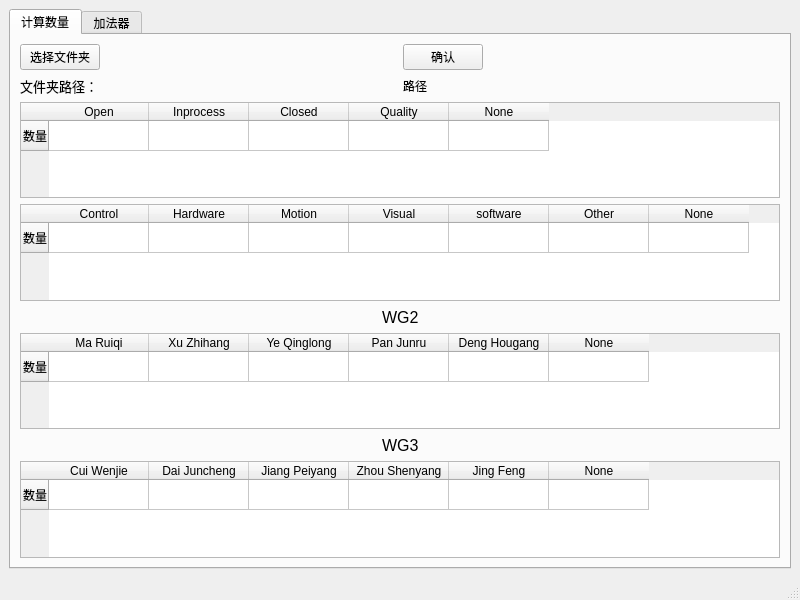
<?xml version="1.0" encoding="UTF-8"?>
<ui version="4.0">
 <class>MainWindow</class>
 <widget class="QMainWindow" name="MainWindow">
  <property name="geometry">
   <rect>
    <x>0</x>
    <y>0</y>
    <width>800</width>
    <height>600</height>
   </rect>
  </property>
  <property name="windowTitle">
   <string>MainWindow</string>
  </property>
  <widget class="QWidget" name="centralwidget">
   <layout class="QHBoxLayout" name="horizontalLayout_10">
    <item>
     <widget class="QTabWidget" name="tabWidget">
      <property name="currentIndex">
       <number>0</number>
      </property>
      <widget class="QWidget" name="tab">
       <attribute name="title">
        <string>计算数量</string>
       </attribute>
       <layout class="QVBoxLayout" name="verticalLayout">
        <item>
         <layout class="QHBoxLayout" name="horizontalLayout_6">
          <item>
           <widget class="QPushButton" name="chooseFloderButton">
            <property name="text">
             <string>选择文件夹</string>
            </property>
           </widget>
          </item>
          <item>
           <spacer name="horizontalSpacer_10">
            <property name="orientation">
             <enum>Qt::Horizontal</enum>
            </property>
            <property name="sizeHint" stdset="0">
             <size>
              <width>40</width>
              <height>20</height>
             </size>
            </property>
           </spacer>
          </item>
          <item>
           <widget class="QPushButton" name="decideCalcButton">
            <property name="text">
             <string>确认</string>
            </property>
           </widget>
          </item>
          <item>
           <spacer name="horizontalSpacer_11">
            <property name="orientation">
             <enum>Qt::Horizontal</enum>
            </property>
            <property name="sizeHint" stdset="0">
             <size>
              <width>40</width>
              <height>20</height>
             </size>
            </property>
           </spacer>
          </item>
         </layout>
        </item>
        <item>
         <layout class="QHBoxLayout" name="horizontalLayout_7">
          <item>
           <widget class="QLabel" name="label_6">
            <property name="font">
             <font>
              <pointsize>10</pointsize>
             </font>
            </property>
            <property name="text">
             <string>文件夹路径：</string>
            </property>
           </widget>
          </item>
          <item>
           <widget class="QLabel" name="directory">
            <property name="text">
             <string>路径</string>
            </property>
           </widget>
          </item>
         </layout>
        </item>
        <item>
         <widget class="QTableWidget" name="statusTable">
          <row>
           <property name="text">
            <string>数量</string>
           </property>
          </row>
          <column>
           <property name="text">
            <string>Open</string>
           </property>
          </column>
          <column>
           <property name="text">
            <string>Inprocess</string>
           </property>
          </column>
          <column>
           <property name="text">
            <string>Closed</string>
           </property>
          </column>
          <column>
           <property name="text">
            <string>Quality</string>
           </property>
          </column>
          <column>
           <property name="text">
            <string>None</string>
           </property>
          </column>
         </widget>
        </item>
        <item>
         <widget class="QTableWidget" name="productGroupTable">
          <row>
           <property name="text">
            <string>数量</string>
           </property>
          </row>
          <column>
           <property name="text">
            <string>Control</string>
           </property>
          </column>
          <column>
           <property name="text">
            <string>Hardware</string>
           </property>
          </column>
          <column>
           <property name="text">
            <string>Motion</string>
           </property>
          </column>
          <column>
           <property name="text">
            <string>Visual</string>
           </property>
          </column>
          <column>
           <property name="text">
            <string>software</string>
           </property>
          </column>
          <column>
           <property name="text">
            <string>Other</string>
           </property>
          </column>
          <column>
           <property name="text">
            <string>None</string>
           </property>
          </column>
         </widget>
        </item>
        <item>
         <layout class="QHBoxLayout" name="horizontalLayout_4">
          <item>
           <spacer name="horizontalSpacer_5">
            <property name="orientation">
             <enum>Qt::Horizontal</enum>
            </property>
            <property name="sizeHint" stdset="0">
             <size>
              <width>40</width>
              <height>20</height>
             </size>
            </property>
           </spacer>
          </item>
          <item>
           <widget class="QLabel" name="label_4">
            <property name="font">
             <font>
              <pointsize>12</pointsize>
             </font>
            </property>
            <property name="text">
             <string>WG2</string>
            </property>
           </widget>
          </item>
          <item>
           <spacer name="horizontalSpacer_6">
            <property name="orientation">
             <enum>Qt::Horizontal</enum>
            </property>
            <property name="sizeHint" stdset="0">
             <size>
              <width>40</width>
              <height>20</height>
             </size>
            </property>
           </spacer>
          </item>
         </layout>
        </item>
        <item>
         <widget class="QTableWidget" name="assigneeWG2Table">
          <row>
           <property name="text">
            <string>数量</string>
           </property>
          </row>
          <column>
           <property name="text">
            <string>Ma Ruiqi</string>
           </property>
          </column>
          <column>
           <property name="text">
            <string>Xu Zhihang</string>
           </property>
          </column>
          <column>
           <property name="text">
            <string>Ye Qinglong</string>
           </property>
          </column>
          <column>
           <property name="text">
            <string>Pan Junru</string>
           </property>
          </column>
          <column>
           <property name="text">
            <string>Deng Hougang</string>
           </property>
          </column>
          <column>
           <property name="text">
            <string>None</string>
           </property>
          </column>
         </widget>
        </item>
        <item>
         <layout class="QHBoxLayout" name="horizontalLayout_8">
          <item>
           <spacer name="horizontalSpacer_7">
            <property name="orientation">
             <enum>Qt::Horizontal</enum>
            </property>
            <property name="sizeHint" stdset="0">
             <size>
              <width>40</width>
              <height>20</height>
             </size>
            </property>
           </spacer>
          </item>
          <item>
           <widget class="QLabel" name="label_7">
            <property name="font">
             <font>
              <pointsize>12</pointsize>
             </font>
            </property>
            <property name="text">
             <string>WG3</string>
            </property>
           </widget>
          </item>
          <item>
           <spacer name="horizontalSpacer_8">
            <property name="orientation">
             <enum>Qt::Horizontal</enum>
            </property>
            <property name="sizeHint" stdset="0">
             <size>
              <width>40</width>
              <height>20</height>
             </size>
            </property>
           </spacer>
          </item>
         </layout>
        </item>
        <item>
         <widget class="QTableWidget" name="assigneeWG3Table">
          <row>
           <property name="text">
            <string>数量</string>
           </property>
          </row>
          <column>
           <property name="text">
            <string>Cui Wenjie</string>
           </property>
          </column>
          <column>
           <property name="text">
            <string>Dai Juncheng</string>
           </property>
          </column>
          <column>
           <property name="text">
            <string>Jiang Peiyang</string>
           </property>
          </column>
          <column>
           <property name="text">
            <string>Zhou Shenyang</string>
           </property>
          </column>
          <column>
           <property name="text">
            <string>Jing Feng</string>
           </property>
          </column>
          <column>
           <property name="text">
            <string>None</string>
           </property>
          </column>
         </widget>
        </item>
       </layout>
      </widget>
      <widget class="QWidget" name="tab_2">
       <attribute name="title">
        <string>加法器</string>
       </attribute>
       <layout class="QVBoxLayout" name="verticalLayout_2">
        <item>
         <spacer name="verticalSpacer">
          <property name="orientation">
           <enum>Qt::Vertical</enum>
          </property>
          <property name="sizeHint" stdset="0">
           <size>
            <width>20</width>
            <height>189</height>
           </size>
          </property>
         </spacer>
        </item>
        <item>
         <layout class="QHBoxLayout" name="horizontalLayout_5">
          <item>
           <spacer name="horizontalSpacer_3">
            <property name="orientation">
             <enum>Qt::Horizontal</enum>
            </property>
            <property name="sizeHint" stdset="0">
             <size>
              <width>40</width>
              <height>20</height>
             </size>
            </property>
           </spacer>
          </item>
          <item>
           <layout class="QHBoxLayout" name="horizontalLayout_2">
            <item>
             <widget class="QDoubleSpinBox" name="InputA"/>
            </item>
            <item>
             <widget class="QLabel" name="label_2">
              <property name="text">
               <string>+</string>
              </property>
             </widget>
            </item>
            <item>
             <widget class="QDoubleSpinBox" name="InputB"/>
            </item>
            <item>
             <widget class="QLabel" name="label_3">
              <property name="text">
               <string>=</string>
              </property>
             </widget>
            </item>
            <item>
             <widget class="QLabel" name="result">
              <property name="text">
               <string>?</string>
              </property>
             </widget>
            </item>
           </layout>
          </item>
          <item>
           <spacer name="horizontalSpacer_4">
            <property name="orientation">
             <enum>Qt::Horizontal</enum>
            </property>
            <property name="sizeHint" stdset="0">
             <size>
              <width>40</width>
              <height>20</height>
             </size>
            </property>
           </spacer>
          </item>
         </layout>
        </item>
        <item>
         <layout class="QHBoxLayout" name="horizontalLayout_3">
          <item>
           <widget class="QLabel" name="label_5">
            <property name="text">
             <string>进度</string>
            </property>
           </widget>
          </item>
          <item>
           <widget class="QProgressBar" name="progressBar">
            <property name="value">
             <number>0</number>
            </property>
           </widget>
          </item>
          <item>
           <widget class="QPushButton" name="pushButton">
            <property name="text">
             <string>计算</string>
            </property>
           </widget>
          </item>
         </layout>
        </item>
        <item>
         <layout class="QHBoxLayout" name="horizontalLayout">
          <item>
           <spacer name="horizontalSpacer">
            <property name="orientation">
             <enum>Qt::Horizontal</enum>
            </property>
            <property name="sizeHint" stdset="0">
             <size>
              <width>40</width>
              <height>20</height>
             </size>
            </property>
           </spacer>
          </item>
          <item>
           <widget class="QLabel" name="label">
            <property name="text">
             <string>延时：</string>
            </property>
           </widget>
          </item>
          <item>
           <widget class="QSpinBox" name="timeCost"/>
          </item>
          <item>
           <spacer name="horizontalSpacer_2">
            <property name="orientation">
             <enum>Qt::Horizontal</enum>
            </property>
            <property name="sizeHint" stdset="0">
             <size>
              <width>40</width>
              <height>20</height>
             </size>
            </property>
           </spacer>
          </item>
         </layout>
        </item>
        <item>
         <spacer name="verticalSpacer_2">
          <property name="orientation">
           <enum>Qt::Vertical</enum>
          </property>
          <property name="sizeHint" stdset="0">
           <size>
            <width>20</width>
            <height>189</height>
           </size>
          </property>
         </spacer>
        </item>
       </layout>
      </widget>
     </widget>
    </item>
   </layout>
  </widget>
  <widget class="QMenuBar" name="menubar">
   <property name="geometry">
    <rect>
     <x>0</x>
     <y>0</y>
     <width>800</width>
     <height>22</height>
    </rect>
   </property>
  </widget>
  <widget class="QStatusBar" name="statusbar"/>
 </widget>
 <resources/>
 <connections/>
</ui>
